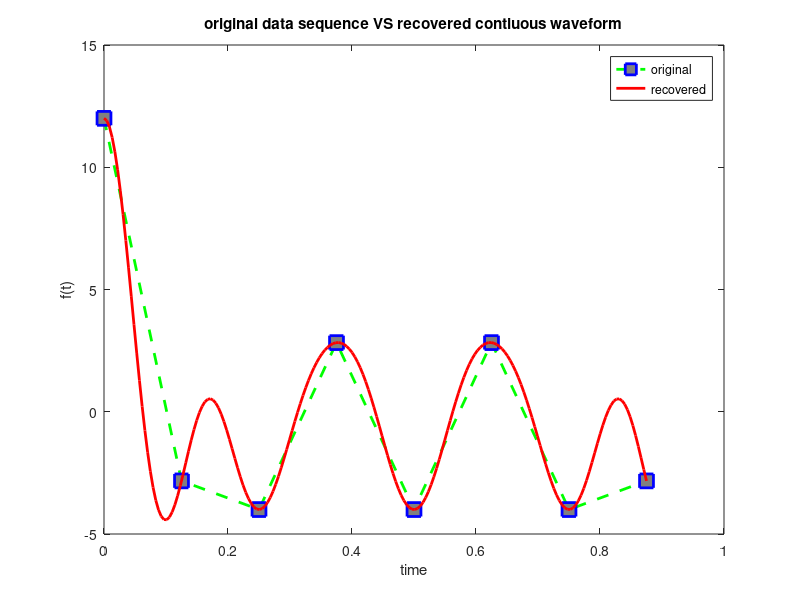

This chart was generated by the following MATLAB code:
% 20161216 HAN, SANGJUN
% Linear Algebra HW #5

clc;
clear;
close all;

y = [0, 12; 1/8, -2.828; 2/8, -4; 3/8, 2.828; 4/8, -4; 5/8, 2.828; 6/8, -4; 7/8, -2.828];

figure;
% original data sequence
plot(y(:, 1), y(:, 2), '--gs', 'LineWidth', 2, 'MarkerSize', 10, 'MarkerEdgeColor', 'b', 'MarkerFaceColor', [0.5,0.5,0.5]);
hold on;

p = 1:8;
time = linspace(0, 7/8, 200);

y_fft = fft(y(:, 2), 8)
f = @(t)((1/8) * sum(y_fft' * (cos(2 * pi * (p-1) * t) + i * sin(2 * pi * (p-1) * t))'));

for i=1:size(time, 2)
    result(i) = f(time(i));
end;

% recovered continous waveform
plot(time, result, 'r', 'LineWidth', 2);
title('original data sequence VS recovered contiuous waveform')
xlabel('time');
ylabel('f(t)');
legend('original', 'recovered')